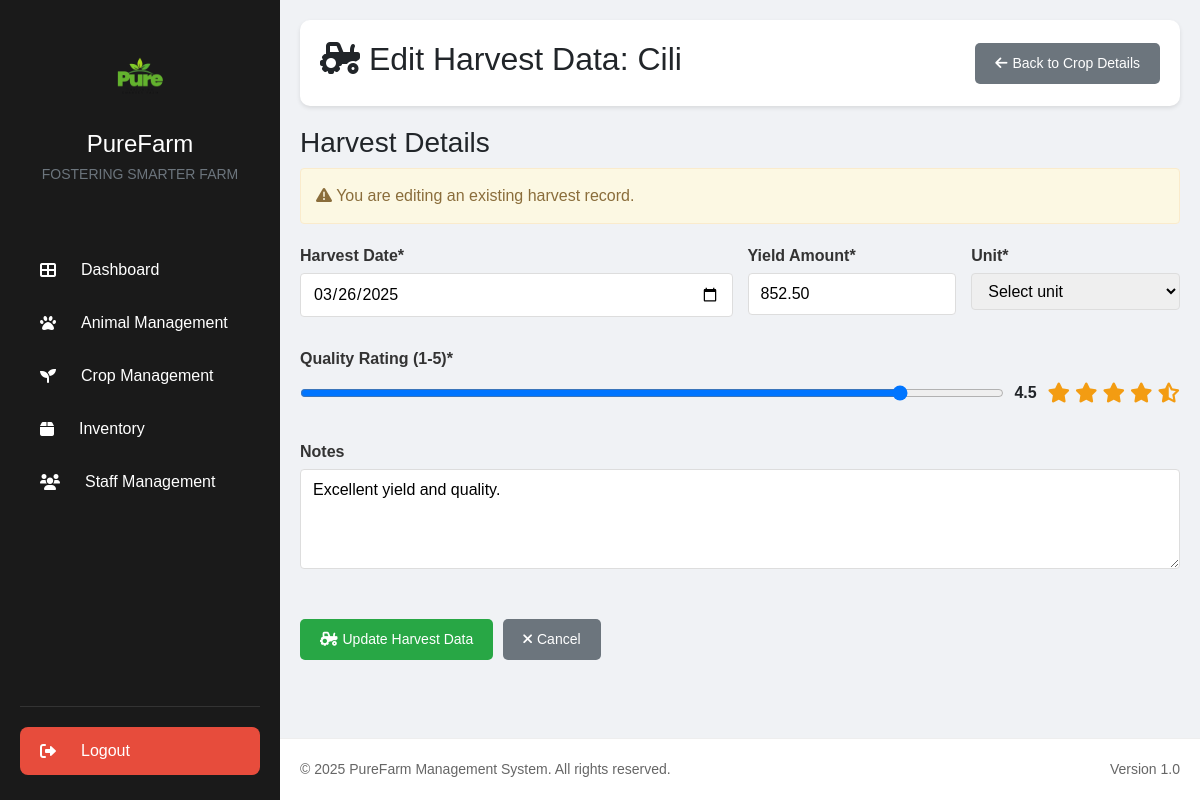
Screenshot of /record_harvest.php?id=1 (signed in) with the database file from the repository.
### tables this page shows
CREATE TABLE `crops` (
  `id` int(11) NOT NULL,
  `crop_name` varchar(100) NOT NULL,
  `variety` varchar(100) DEFAULT NULL,
  `field_id` int(11) DEFAULT NULL,
  `planting_date` date NOT NULL,
  `expected_harvest_date` date DEFAULT NULL,
  `actual_harvest_date` date DEFAULT NULL,
  `growth_stage` varchar(50) DEFAULT 'seedling',
  `status` varchar(50) DEFAULT 'active' COMMENT 'active, harvested, failed',
  `next_action` varchar(100) DEFAULT NULL,
  `next_action_date` date DEFAULT NULL,
  `notes` text DEFAULT NULL,
  `created_at` timestamp NOT NULL DEFAULT current_timestamp(),
  `updated_at` timestamp NOT NULL DEFAULT current_timestamp() ON UPDATE current_timestamp()
);

CREATE TABLE `harvests` (
  `id` int(11) NOT NULL,
  `crop_id` int(11) NOT NULL,
  `actual_harvest_date` date NOT NULL,
  `yield_amount` decimal(10,2) NOT NULL DEFAULT 0.00,
  `quality_rating` decimal(3,1) NOT NULL DEFAULT 0.0,
  `notes` text DEFAULT NULL,
  `created_at` timestamp NOT NULL DEFAULT current_timestamp(),
  `updated_at` timestamp NOT NULL DEFAULT current_timestamp() ON UPDATE current_timestamp()
);

### record_harvest.php (the view, shortened to what this page needs)
<?php
require_once 'includes/db.php';
$crop_id = isset($_GET['id']) ? (int)$_GET['id'] : 0;
try {
    $stmt = $pdo->prepare("
        SELECT c.*, f.field_name, f.location, f.area AS field_area
        FROM crops c
        LEFT JOIN fields f ON c.field_id = f.id
        WHERE c.id = :id
    ");
    $stmt->execute(['id' => $crop_id]);
    $crop = $stmt->fetch();
    $harvest_exists = false;
    $harvest_data = null;
    if ($crop['status'] === 'harvested') {
        $harvest_stmt = $pdo->prepare("SELECT * FROM harvests WHERE crop_id = :crop_id");
        $harvest_stmt->execute(['crop_id' => $crop_id]);
        $harvest_data = $harvest_stmt->fetch();
        if ($harvest_data) {
            $harvest_exists = true;
        }
    } else if ($crop['status'] !== 'active') {
        $_SESSION['error_message'] = 'Only active crops can be newly harvested.';
        header('Location: crop_details.php?id=' . $crop_id);
        exit;
    }
} catch(PDOException $e) {
    error_log("Error fetching crop details: " . $e->getMessage());
    $_SESSION['error_message'] = 'Error retrieving crop information.';
    header('Location: crop_list.php');
    exit;
}
include 'includes/header.php';
?>
<div class="main-content">
    <div class="page-header">
        <h2><i class="fas fa-tractor"></i> <?php echo $harvest_exists ? 'Edit Harvest Data' : 'Record Harvest' ?>: <?php echo htmlspecialchars($crop['crop_name']); ?></h2>
        <div class="action-buttons">
            <button class="btn btn-secondary" onclick="location.href='crop_details.php?id=<?php echo $crop_id; ?>'">
                <i class="fas fa-arrow-left"></i> Back to Crop Details
            </button>
        </div>
    </div>
    <div class="content-card">
        <div class="content-card-header">
            <h3>Harvest Details</h3>
        </div>
        <div class="content-card-body">
            <?php if (!$harvest_exists): ?>
                <div class="alert alert-info">
                    <i class="fas fa-info-circle"></i> This will mark the crop as harvested and record the yield information.
                </div>
            <?php else: ?>
                <div class="alert alert-warning">
                    <i class="fas fa-exclamation-triangle"></i> You are editing an existing harvest record.
                </div>
            <?php endif; ?>
            <form method="POST" action="" class="form-grid">
                <div class="form-group span-2">
                    <label for="harvest_date">Harvest Date*</label>
                    <input type="date" id="harvest_date" name="harvest_date" required
                           value="<?php echo $harvest_exists ? $harvest_data['actual_harvest_date'] : date('Y-m-d'); ?>">
                </div>
                <div class="form-group">
                    <label for="yield_amount">Yield Amount*</label>
                    <input type="number" id="yield_amount" name="yield_amount" step="0.01" required
                           placeholder="E.g., 500" value="<?php echo $harvest_exists ? $harvest_data['yield_amount'] : ''; ?>">
                </div>
                <div class="form-group">
                    <label for="yield_unit">Unit*</label>
                    <select id="yield_unit" name="yield_unit" required>
                        <option value="">Select unit</option>
                    </select>
                </div>
                <div class="form-group span-4">
                    <label for="quality_rating">Quality Rating (1-5)*</label>
                    <div class="rating-input">
                        <input type="range" id="quality_rating" name="quality_rating" min="1" max="5" step="0.5"
                               value="<?php echo $harvest_exists ? $harvest_data['quality_rating'] : '3'; ?>"
                               oninput="updateRatingValue(this.value)">
                        <span id="rating_value"><?php echo $harvest_exists ? $harvest_data['quality_rating'] : '3'; ?></span>
                        <div class="star-rating">
                            <i class="far fa-star" data-rating="1"></i>
                            <i class="far fa-star" data-rating="2"></i>
                            <i class="far fa-star" data-rating="3"></i>
                            <i class="far fa-star" data-rating="4"></i>
                            <i class="far fa-star" data-rating="5"></i>
                        </div>
                    </div>
                </div>
                <div class="form-group span-4">
                    <label for="notes">Notes</label>
                    <textarea id="notes" name="notes" rows="3"
                              placeholder="Any additional information about the harvest (quality, conditions, etc.)"
                    ><?php echo $harvest_exists ? $harvest_data['notes'] : ''; ?></textarea>
                </div>
                <div class="form-actions span-4">
                    <button type="submit" class="btn btn-success" id="submit_btn" <?php echo (!$harvest_exists) ? 'disabled' : ''; ?>>
                        <i class="fas fa-tractor"></i> <?php echo $harvest_exists ? 'Update Harvest Data' : 'Record Harvest'; ?>
                    </button>
                    <button type="button" class="btn btn-secondary" onclick="location.href='crop_details.php?id=<?php echo $crop_id; ?>'">
                        <i class="fas fa-times"></i> Cancel
                    </button>
                </div>
            </form>
        </div>
    </div>
</div>
<?php include 'includes/footer.php'; ?>

### assets/css/styles.css (style rules this page uses)
* { margin: 0; padding: 0; box-sizing: border-box; font-family: Arial, sans-serif; }
body { background-color: #f0f2f5; }
.main-content { flex: 1; margin-left: 280px; padding: 20px; }
.page-header { display: flex; justify-content: space-between; align-items: center; margin-bottom: 20px; padding: 20px; background: white; border-radius: 10px; box-shadow: 0 2px 4px rgba(0,0,0,0.1); }
.btn { padding: 10px 20px; border: none; border-radius: 5px; cursor: pointer; font-size: 14px; display: inline-flex; align-items: center; gap: 5px; }
.btn-secondary { background: #6c757d; color: white; }
.alert { padding: 15px; margin-bottom: 20px; border-radius: 5px; }
.main-content { flex: 1; margin-left: 280px; padding: 20px; padding-bottom: 80px; }
.form-group { margin-bottom: 20px; }
.form-group label { display: block; margin-bottom: 8px; color: #555; font-weight: 500; }

### assets/css/forms.css (style rules this page uses)
.form-group { margin-bottom: 15px; }
.form-group label { display: block; margin-bottom: 5px; font-weight: bold; color: #333; }
.form-group input, .form-group select, .form-group textarea { width: 100%; padding: 10px; border: 1px solid #ddd; border-radius: 5px; font-size: 14px; }
.form-group textarea { height: 100px; resize: vertical; }
.form-grid { display: grid; grid-template-columns: repeat(2, 1fr); gap: 20px; }

### record_harvest.php (style rules this page uses)
.form-grid { display: grid; grid-template-columns: repeat(4, 1fr); gap: 15px; }
.span-2 { grid-column: span 2; }
.span-4 { grid-column: span 4; }
.form-group { display: flex; flex-direction: column; }
.form-group label { margin-bottom: 5px; font-weight: 600; }
.form-group input, .form-group select, .form-group textarea { padding: 8px 12px; border: 1px solid #ddd; border-radius: 4px; font-size: 1rem; }
.form-group textarea { resize: vertical; }
.form-actions { display: flex; gap: 10px; justify-content: flex-start; margin-top: 20px; }
.alert { padding: 15px; margin-bottom: 20px; border: 1px solid transparent; border-radius: 4px; }
.alert-warning { color: #8a6d3b; background-color: #fcf8e3; border-color: #faebcc; }
.rating-input { display: flex; align-items: center; gap: 10px; }
#rating_value { width: 30px; text-align: center; font-weight: bold; }
.star-rating { display: flex; gap: 5px; color: #f39c12; cursor: pointer; }
.star-rating i { font-size: 20px; }

### rows the page displays
crops: crop_name "Cili"
harvests: harvest_date "03/26/2025", yield_amount "852.50", quality_rating "4.5", notes "Excellent yield and quality."
